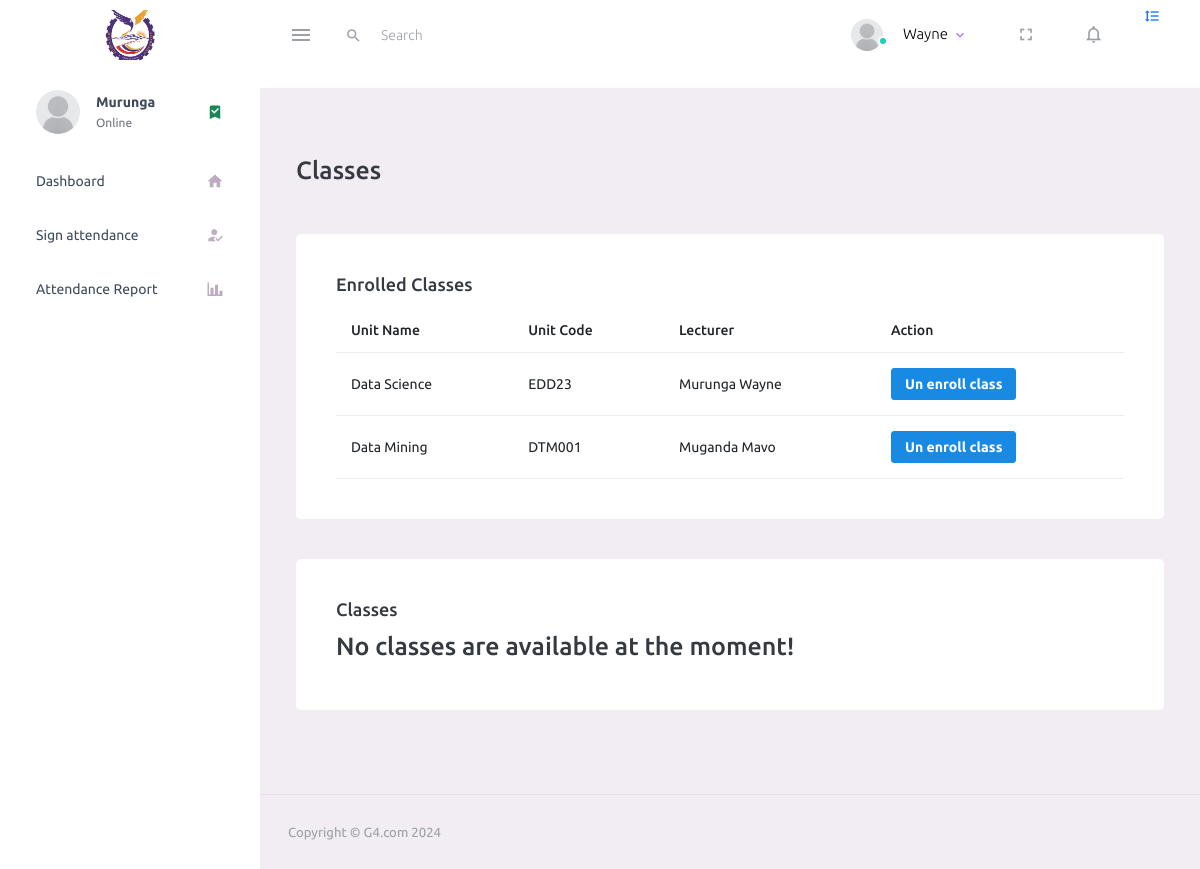
/dashboard/ (signed in), run on the app's committed database.
### school/models.py (models this page shows, shortened)
class Account(models.Model):
    user = models.OneToOneField(User, on_delete=models.CASCADE)
    created_at = models.DateTimeField(auto_now_add=True)
    staff = models.BooleanField(default=False)
    face = models.BooleanField(default=False)
    admin = models.BooleanField(default=False)
    face_image = models.ImageField(upload_to='user_faces/', blank=True, null=True)

class Enrollment(models.Model):
    student = models.ForeignKey(Account, on_delete=models.CASCADE)
    enrolled_class = models.ForeignKey(Class, on_delete=models.CASCADE)

class Class(models.Model):
    name = models.CharField(max_length=255)
    code = models.CharField(max_length=10, unique=True)
    secret_code = models.UUIDField(blank=True, null=True)
    teacher = models.ForeignKey(Account, on_delete=models.CASCADE)
    ongoing = models.BooleanField(default=False)
    latitude = models.FloatField(blank=True, null=True)
    longitude = models.FloatField(blank=True, null=True)

### school/views.py (the view)
# urls.py: path('dashboard/', views.dashboard, name='dashboard'),
def dashboard(request):
    if request.user.is_authenticated:
        account = get_object_or_404(Account, user__id=request.user.id)
        if account.staff:
            return redirect('dashboard_staff')
        else:
            student = Account.objects.get(user__id=request.user.id)
            enrolled_classes = Enrollment.objects.filter(student__user__id=request.user.id)
            enrolled_class_ids = enrolled_classes.values_list('enrolled_class__id', flat=True)
            classes = Class.objects.exclude(id__in=enrolled_class_ids)
            return render(request, 'dashboard.html',
                          {'student': student, 'classes': classes, 'enrolled_classes': enrolled_classes})
    else:
        return redirect('login')

### school/templates/dashboard.html (shortened to what this page needs)
{% extends 'base1.html' %}
{% load static %}
{% block content %}
<div class="main-panel">
    <div class="container">
        <br/>
    </div>
    <div class="content-wrapper">
        <div class="row">
            <p class="h3">Classes</p>
            <div style="height:100%; width:100%;  justify-content:space-evenly; padding: 20px 0;">
            </div>
            <div class="col-12 grid-margin">
                <div class="card">
                    <div class="card-body">
                        <h4 class="card-title">Enrolled Classes</h4>
                        <div class="table-responsive">
                            <table class="table">
                                <thead>
                                <tr>
                                    <th>Unit Name</th>
                                    <th> Unit Code</th>
                                    <th> Lecturer</th>
                                    <th> Action</th>
                                </tr>
                                </thead>
                                {% if enrolled_classes %}
                                {% for class in enrolled_classes %}
                                <tbody>
                                <tr>
                                    <td> {{class.enrolled_class.name}}</td>
                                    <td> {{class.enrolled_class.code}}</td>
                                    <td> {{class.enrolled_class.teacher.user.last_name}} {{class.enrolled_class.teacher.user.first_name}}</td>
                                    <td><a href="{% url 'enroll_class' class.enrolled_class.id %}" class="btn btn-info btn-sm">Un
                                        enroll class</a>
                                    </td>
                                </tr>
                                </tbody>
                                {% endfor %}
                                {% else %}
                                <h3>You have not Enrolled in any Class!</h3>
                                {% endif %}
                            </table>
                        </div>
                    </div>
                </div>
            </div>
            <div class="col-12 grid-margin">
                <div class="card">
                    <div class="card-body">
                        <h4 class="card-title">Classes</h4>
                        {% if classes %}
                        <div class="table-responsive">
                            <table class="table">
                                <thead>
                                <tr>
                                    <th>Unit Name</th>
                                    <th> Unit Code</th>
                                    <th> Lecturer</th>
                                    <th> Action</th>
                                </tr>
                                </thead>
                                {% for class in classes %}
                                <tbody>
                                <tr>
                                    <td> {{class.name}}</td>
                                    <td> {{class.code}}</td>
                                    <td> {{class.teacher.user.last_name}} {{class.teacher.user.first_name}}</td>
                                    <td><a href="{% url 'enroll_class' class.id %}" class="btn btn-success btn-sm">enroll
                                        class</a>
                                    </td>
                                </tr>
                                </tbody>
                                {% endfor %}
                                {% else %}
                                <h3>No classes are available at the moment!</h3>
                                {% endif %}
                        </div>
                    </div>
                </div>
            </div>
        </div>
        <footer class="footer">
            <div class="container-fluid d-flex justify-content-between">
                <span class="text-muted d-block text-center text-sm-start d-sm-inline-block">Copyright © G4.com 2024</span>
            </div>
        </footer>
    </div>
</div>
</div>
{% endblock %}

### school/templates/base1.html (shortened to what this page needs)
{% load static %}
<html lang="en">
<head>
    <link rel="stylesheet" href="{% static 'Login/stylesheets/assets/vendors/mdi/css/materialdesignicons.min.css' %}">
    <link rel="stylesheet" href="{% static 'Login/stylesheets/assets/vendors/css/vendor.bundle.base.css' %}">
    <link rel="stylesheet" href="{% static 'Login/stylesheets/assets/css/style.css' %}">
    <link rel="shortcut icon" href="{% static 'Login/stylesheets/assets/images/favicon.ico' %}"/>
</head>
<body>
<div class="container-scroller">
    <nav class="navbar default-layout-navbar col-lg-12 col-12 p-0 fixed-top d-flex flex-row">
        <div class="text-center navbar-brand-wrapper d-flex align-items-center justify-content-center">
            <a class="navbar-brand brand-logo" href="{% url 'home'%}"><img src="{% static 'assets/img/Logo.png' %}"
                                                                           alt="Image"
                                                                           style="width: 50px; height: 50px;"/></a>
        </div>
        <div class="navbar-menu-wrapper d-flex align-items-stretch">
            <button class="navbar-toggler navbar-toggler align-self-center" type="button" data-toggle="minimize">
                <span class="mdi mdi-menu"></span>
            </button>
            <div class="search-field d-none d-md-block">
                <form class="d-flex align-items-center h-100" action="#">
                    <div class="input-group">
                        <div class="input-group-prepend bg-transparent">
                            <i class="input-group-text border-0 mdi mdi-magnify"></i>
                        </div>
                        <input type="text" class="form-control bg-transparent border-0" placeholder="Search">
                    </div>
                </form>
            </div>
            <ul class="navbar-nav navbar-nav-right">
                <li class="nav-item nav-profile dropdown">
                    <a class="nav-link dropdown-toggle" id="profileDropdown" href="#" data-bs-toggle="dropdown"
                       aria-expanded="false">
                        <div class="nav-profile-img">
                            <img src="{% static 'Login/assets/default-user.png' %}" alt="image">
                            <span class="availability-status online"></span>
                        </div>
                        <div class="nav-profile-text">
                            <p class="mb-1 text-black">{{student.user.first_name}}</p>
                        </div>
                    </a>
                </li>
                <li class="nav-item d-none d-lg-block full-screen-link">
                    <a class="nav-link">
                        <i class="mdi mdi-fullscreen" id="fullscreen-button"></i>
                    </a>
                </li>
                <li class="nav-item dropdown">
                    <a class="nav-link count-indicator dropdown-toggle" id="notificationDropdown" href="#"
                       data-bs-toggle="dropdown">
                        <i class="mdi mdi-bell-outline"></i>
                    </a>
                </li>
            </ul>
            <li class="nav-item nav-settings d-none d-lg-block">
                <a class="nav-link" href="#">
                    <i class="mdi mdi-format-line-spacing"></i>
                </a>
            </li>
        </div>
    </nav>
    <div class="container-fluid page-body-wrapper">
        <nav class="sidebar sidebar-offcanvas" id="sidebar">
            <ul class="nav">
                <li class="nav-item nav-profile">
                    <a href="#" class="nav-link">
                        <div class="nav-profile-image">
                            <img src="{% static 'Login/assets/default-user.png' %}" alt="Prof">
                        </div>
                        <div class="nav-profile-text d-flex flex-column">
                            <span class="font-weight-bold mb-2">{{student.user.last_name}}</span>
                            <span class="text-secondary text-small">Online</span>
                        </div>
                        <i class="mdi mdi-bookmark-check text-success nav-profile-badge"></i>
                    </a>
                </li>
                <li class="nav-item">
                    <a class="nav-link" href="{% url 'dashboard' %}">
                        <span class="menu-title">Dashboard</span>
                        <i class="mdi mdi-home menu-icon"></i>
                    </a>
                </li>
                <li class="nav-item">
                    <a class="nav-link" href="{% url 'sign_attendance' %}">
                        <span class="menu-title">Sign attendance</span>
                        <i class="mdi mdi-account-check menu-icon"></i>
                    </a>
                </li>
                <li class="nav-item">
                    <a class="nav-link" href=" {% url 'attendance_report' %} ">
                        <span class="menu-title">Attendance Report</span>
                        <i class="mdi mdi-chart-bar menu-icon"></i>
                    </a>
                </li>
            </ul>
        </nav>
        {% block content %}
        {% endblock %}
</body>
</html>

### data on the page
Account: user.first_name "Wayne", user.last_name "Murunga"
Enrollment: enrolled_class.name "Data Science", enrolled_class.code "EDD23", enrolled_class.teacher.user.last_name "Murunga", enrolled_class.teacher.user.first_name "Wayne"
Enrollment: enrolled_class.name "Data Mining", enrolled_class.code "DTM001", enrolled_class.teacher.user.last_name "Muganda", enrolled_class.teacher.user.first_name "Mavo"
